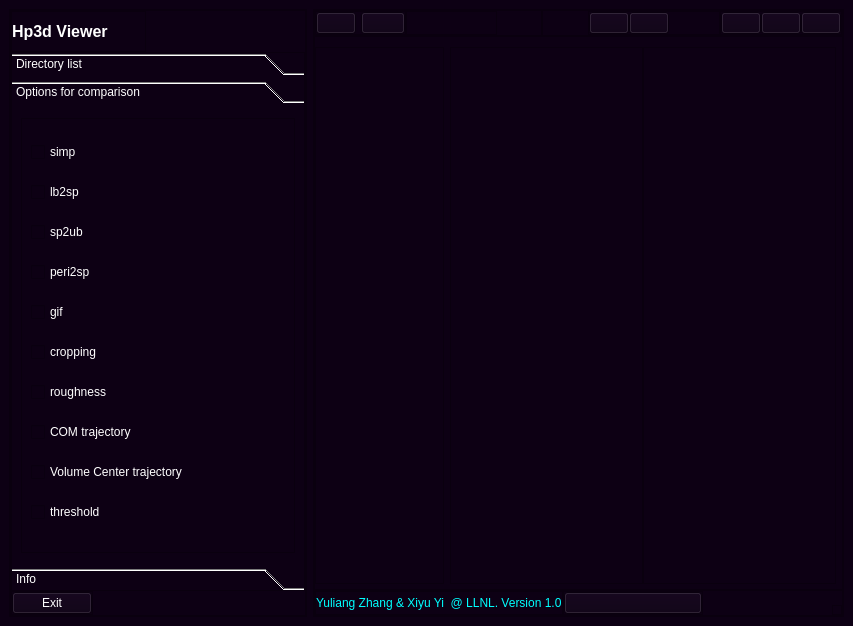
<?xml version="1.0" encoding="UTF-8"?>
<ui version="4.0">
 <class>MainWindow</class>
 <widget class="QMainWindow" name="MainWindow">
  <property name="geometry">
   <rect>
    <x>0</x>
    <y>0</y>
    <width>853</width>
    <height>626</height>
   </rect>
  </property>
  <property name="windowTitle">
   <string>MainWindow</string>
  </property>
  <property name="styleSheet">
   <string notr="true">background-color: rgb(13, 0, 20);</string>
  </property>
  <widget class="QWidget" name="centralwidget">
   <layout class="QHBoxLayout" name="horizontalLayout">
    <item>
     <widget class="QFrame" name="slide_menu_container">
      <property name="minimumSize">
       <size>
        <width>0</width>
        <height>0</height>
       </size>
      </property>
      <property name="maximumSize">
       <size>
        <width>500</width>
        <height>16777215</height>
       </size>
      </property>
      <property name="frameShape">
       <enum>QFrame::StyledPanel</enum>
      </property>
      <property name="frameShadow">
       <enum>QFrame::Raised</enum>
      </property>
      <layout class="QHBoxLayout" name="horizontalLayout_4">
       <property name="spacing">
        <number>0</number>
       </property>
       <property name="leftMargin">
        <number>0</number>
       </property>
       <property name="topMargin">
        <number>0</number>
       </property>
       <property name="rightMargin">
        <number>0</number>
       </property>
       <property name="bottomMargin">
        <number>0</number>
       </property>
       <item>
        <widget class="QFrame" name="frame_7">
         <property name="minimumSize">
          <size>
           <width>296</width>
           <height>0</height>
          </size>
         </property>
         <property name="maximumSize">
          <size>
           <width>16777215</width>
           <height>16777215</height>
          </size>
         </property>
         <property name="frameShape">
          <enum>QFrame::StyledPanel</enum>
         </property>
         <property name="frameShadow">
          <enum>QFrame::Raised</enum>
         </property>
         <layout class="QVBoxLayout" name="verticalLayout_4">
          <property name="spacing">
           <number>0</number>
          </property>
          <property name="leftMargin">
           <number>0</number>
          </property>
          <property name="topMargin">
           <number>0</number>
          </property>
          <property name="rightMargin">
           <number>0</number>
          </property>
          <property name="bottomMargin">
           <number>0</number>
          </property>
          <item alignment="Qt::AlignLeft|Qt::AlignTop">
           <widget class="QFrame" name="frame_8">
            <property name="frameShape">
             <enum>QFrame::StyledPanel</enum>
            </property>
            <property name="frameShadow">
             <enum>QFrame::Raised</enum>
            </property>
            <layout class="QHBoxLayout" name="horizontalLayout_7">
             <property name="spacing">
              <number>30</number>
             </property>
             <property name="leftMargin">
              <number>0</number>
             </property>
             <property name="topMargin">
              <number>10</number>
             </property>
             <property name="rightMargin">
              <number>0</number>
             </property>
             <property name="bottomMargin">
              <number>10</number>
             </property>
             <item>
              <widget class="QLabel" name="label_2">
               <property name="font">
                <font>
                 <pointsize>12</pointsize>
                 <weight>75</weight>
                 <bold>true</bold>
                 <kerning>true</kerning>
                </font>
               </property>
               <property name="toolTip">
                <string>&lt;html&gt;&lt;head/&gt;&lt;body&gt;&lt;p&gt;&lt;br/&gt;&lt;/p&gt;&lt;/body&gt;&lt;/html&gt;</string>
               </property>
               <property name="whatsThis">
                <string>&lt;html&gt;&lt;head/&gt;&lt;body&gt;&lt;p&gt;&lt;span style=&quot; color:#ffffff;&quot;&gt;sfsfs&lt;/span&gt;&lt;/p&gt;&lt;/body&gt;&lt;/html&gt;</string>
               </property>
               <property name="styleSheet">
                <string notr="true">color: rgb(255, 255, 255);</string>
               </property>
               <property name="text">
                <string>Hp3d Viewer</string>
               </property>
               <property name="textFormat">
                <enum>Qt::AutoText</enum>
               </property>
               <property name="scaledContents">
                <bool>false</bool>
               </property>
              </widget>
             </item>
             <item>
              <widget class="QLabel" name="label_3">
               <property name="text">
                <string/>
               </property>
               <property name="pixmap">
                <pixmap resource="icons.qrc">:/icons/icons/microscope.svg</pixmap>
               </property>
              </widget>
             </item>
            </layout>
           </widget>
          </item>
          <item>
           <widget class="QFrame" name="frame_9">
            <property name="sizePolicy">
             <sizepolicy hsizetype="Preferred" vsizetype="Expanding">
              <horstretch>0</horstretch>
              <verstretch>0</verstretch>
             </sizepolicy>
            </property>
            <property name="frameShape">
             <enum>QFrame::StyledPanel</enum>
            </property>
            <property name="frameShadow">
             <enum>QFrame::Raised</enum>
            </property>
            <layout class="QHBoxLayout" name="horizontalLayout_10">
             <property name="spacing">
              <number>0</number>
             </property>
             <property name="leftMargin">
              <number>0</number>
             </property>
             <property name="topMargin">
              <number>0</number>
             </property>
             <property name="rightMargin">
              <number>0</number>
             </property>
             <property name="bottomMargin">
              <number>0</number>
             </property>
             <item>
              <widget class="QToolBox" name="toolBox">
               <property name="autoFillBackground">
                <bool>false</bool>
               </property>
               <property name="styleSheet">
                <string notr="true">color: rgb(255, 255, 255);</string>
               </property>
               <property name="frameShadow">
                <enum>QFrame::Plain</enum>
               </property>
               <property name="lineWidth">
                <number>2</number>
               </property>
               <property name="currentIndex">
                <number>1</number>
               </property>
               <widget class="QWidget" name="page">
                <property name="geometry">
                 <rect>
                  <x>0</x>
                  <y>0</y>
                  <width>292</width>
                  <height>425</height>
                 </rect>
                </property>
                <property name="styleSheet">
                 <string notr="true"/>
                </property>
                <attribute name="icon">
                 <iconset resource="icons.qrc">
                  <normaloff>:/icons/icons/folder-plus.svg</normaloff>:/icons/icons/folder-plus.svg</iconset>
                </attribute>
                <attribute name="label">
                 <string>Directory list</string>
                </attribute>
                <layout class="QVBoxLayout" name="verticalLayout_5">
                 <property name="leftMargin">
                  <number>0</number>
                 </property>
                 <property name="topMargin">
                  <number>0</number>
                 </property>
                 <property name="rightMargin">
                  <number>0</number>
                 </property>
                 <property name="bottomMargin">
                  <number>0</number>
                 </property>
                 <item>
                  <widget class="QListWidget" name="dir_listWidget"/>
                 </item>
                 <item>
                  <widget class="QFrame" name="frame_11">
                   <property name="frameShape">
                    <enum>QFrame::StyledPanel</enum>
                   </property>
                   <property name="frameShadow">
                    <enum>QFrame::Raised</enum>
                   </property>
                   <layout class="QHBoxLayout" name="horizontalLayout_18">
                    <property name="spacing">
                     <number>0</number>
                    </property>
                    <property name="leftMargin">
                     <number>0</number>
                    </property>
                    <property name="topMargin">
                     <number>0</number>
                    </property>
                    <property name="rightMargin">
                     <number>0</number>
                    </property>
                    <property name="bottomMargin">
                     <number>0</number>
                    </property>
                    <item>
                     <widget class="QPushButton" name="get_dir_btn">
                      <property name="styleSheet">
                       <string notr="true">background-color: rgb(13, 0, 20);</string>
                      </property>
                      <property name="text">
                       <string>Get directory</string>
                      </property>
                      <property name="icon">
                       <iconset resource="icons.qrc">
                        <normaloff>:/icons/icons/folder-plus.svg</normaloff>:/icons/icons/folder-plus.svg</iconset>
                      </property>
                     </widget>
                    </item>
                    <item>
                     <widget class="QCheckBox" name="comparison">
                      <property name="text">
                       <string>Comparison</string>
                      </property>
                     </widget>
                    </item>
                    <item>
                     <widget class="QPushButton" name="clear_btn">
                      <property name="text">
                       <string>Clear</string>
                      </property>
                      <property name="icon">
                       <iconset resource="icons.qrc">
                        <normaloff>:/icons/icons/trash-2.svg</normaloff>:/icons/icons/trash-2.svg</iconset>
                      </property>
                     </widget>
                    </item>
                   </layout>
                  </widget>
                 </item>
                </layout>
               </widget>
               <widget class="QWidget" name="page_3">
                <property name="geometry">
                 <rect>
                  <x>0</x>
                  <y>0</y>
                  <width>292</width>
                  <height>425</height>
                 </rect>
                </property>
                <attribute name="icon">
                 <iconset resource="icons.qrc">
                  <normaloff>:/icons/icons/file-text.svg</normaloff>:/icons/icons/file-text.svg</iconset>
                </attribute>
                <attribute name="label">
                 <string>Options for comparison</string>
                </attribute>
                <layout class="QVBoxLayout" name="verticalLayout_2">
                 <item>
                  <widget class="QFrame" name="frame_12">
                   <property name="frameShape">
                    <enum>QFrame::StyledPanel</enum>
                   </property>
                   <property name="frameShadow">
                    <enum>QFrame::Raised</enum>
                   </property>
                   <layout class="QVBoxLayout" name="verticalLayout_6">
                    <item>
                     <widget class="QCheckBox" name="checkBox">
                      <property name="text">
                       <string>simp</string>
                      </property>
                     </widget>
                    </item>
                    <item>
                     <widget class="QCheckBox" name="lb2sp">
                      <property name="text">
                       <string>lb2sp</string>
                      </property>
                     </widget>
                    </item>
                    <item>
                     <widget class="QCheckBox" name="sp2ub">
                      <property name="text">
                       <string>sp2ub</string>
                      </property>
                     </widget>
                    </item>
                    <item>
                     <widget class="QCheckBox" name="peri2sp">
                      <property name="text">
                       <string>peri2sp</string>
                      </property>
                     </widget>
                    </item>
                    <item>
                     <widget class="QCheckBox" name="gif">
                      <property name="text">
                       <string>gif</string>
                      </property>
                     </widget>
                    </item>
                    <item>
                     <widget class="QCheckBox" name="cropping">
                      <property name="text">
                       <string>cropping</string>
                      </property>
                     </widget>
                    </item>
                    <item>
                     <widget class="QCheckBox" name="roughness">
                      <property name="text">
                       <string>roughness</string>
                      </property>
                     </widget>
                    </item>
                    <item>
                     <widget class="QCheckBox" name="COM_traj">
                      <property name="text">
                       <string>COM trajectory</string>
                      </property>
                     </widget>
                    </item>
                    <item>
                     <widget class="QCheckBox" name="volume_traj">
                      <property name="text">
                       <string>Volume Center trajectory</string>
                      </property>
                     </widget>
                    </item>
                    <item>
                     <widget class="QCheckBox" name="threshold">
                      <property name="text">
                       <string>threshold</string>
                      </property>
                     </widget>
                    </item>
                   </layout>
                  </widget>
                 </item>
                </layout>
               </widget>
               <widget class="QWidget" name="page_2">
                <property name="geometry">
                 <rect>
                  <x>0</x>
                  <y>0</y>
                  <width>292</width>
                  <height>425</height>
                 </rect>
                </property>
                <attribute name="icon">
                 <iconset resource="icons.qrc">
                  <normaloff>:/icons/icons/info.svg</normaloff>:/icons/icons/info.svg</iconset>
                </attribute>
                <attribute name="label">
                 <string>Info</string>
                </attribute>
                <layout class="QGridLayout" name="gridLayout">
                 <property name="leftMargin">
                  <number>0</number>
                 </property>
                 <property name="topMargin">
                  <number>0</number>
                 </property>
                 <property name="rightMargin">
                  <number>0</number>
                 </property>
                 <property name="bottomMargin">
                  <number>0</number>
                 </property>
                 <item row="0" column="0">
                  <widget class="QTableWidget" name="tableWidget"/>
                 </item>
                </layout>
               </widget>
              </widget>
             </item>
            </layout>
           </widget>
          </item>
          <item alignment="Qt::AlignLeft|Qt::AlignBottom">
           <widget class="QFrame" name="frame_10">
            <property name="frameShape">
             <enum>QFrame::StyledPanel</enum>
            </property>
            <property name="frameShadow">
             <enum>QFrame::Raised</enum>
            </property>
            <layout class="QHBoxLayout" name="horizontalLayout_8">
             <property name="spacing">
              <number>0</number>
             </property>
             <property name="leftMargin">
              <number>0</number>
             </property>
             <property name="topMargin">
              <number>0</number>
             </property>
             <property name="rightMargin">
              <number>0</number>
             </property>
             <property name="bottomMargin">
              <number>0</number>
             </property>
             <item>
              <widget class="QPushButton" name="exit_button">
               <property name="styleSheet">
                <string notr="true">color: rgb(255, 255, 255);</string>
               </property>
               <property name="text">
                <string>Exit</string>
               </property>
               <property name="icon">
                <iconset resource="icons.qrc">
                 <normaloff>:/icons/icons/external-link.svg</normaloff>:/icons/icons/external-link.svg</iconset>
               </property>
               <property name="iconSize">
                <size>
                 <width>32</width>
                 <height>23</height>
                </size>
               </property>
              </widget>
             </item>
            </layout>
           </widget>
          </item>
         </layout>
        </widget>
       </item>
      </layout>
     </widget>
    </item>
    <item>
     <widget class="QFrame" name="main_body">
      <property name="maximumSize">
       <size>
        <width>16777215</width>
        <height>16777215</height>
       </size>
      </property>
      <property name="frameShape">
       <enum>QFrame::StyledPanel</enum>
      </property>
      <property name="frameShadow">
       <enum>QFrame::Raised</enum>
      </property>
      <layout class="QVBoxLayout" name="verticalLayout">
       <property name="spacing">
        <number>0</number>
       </property>
       <property name="leftMargin">
        <number>0</number>
       </property>
       <property name="topMargin">
        <number>0</number>
       </property>
       <property name="rightMargin">
        <number>0</number>
       </property>
       <property name="bottomMargin">
        <number>0</number>
       </property>
       <item alignment="Qt::AlignTop">
        <widget class="QFrame" name="header_frame">
         <property name="styleSheet">
          <string notr="true">background-color: rgb(13, 0, 20);</string>
         </property>
         <property name="frameShape">
          <enum>QFrame::StyledPanel</enum>
         </property>
         <property name="frameShadow">
          <enum>QFrame::Raised</enum>
         </property>
         <layout class="QHBoxLayout" name="horizontalLayout_2">
          <property name="spacing">
           <number>0</number>
          </property>
          <property name="leftMargin">
           <number>0</number>
          </property>
          <property name="topMargin">
           <number>0</number>
          </property>
          <property name="rightMargin">
           <number>0</number>
          </property>
          <property name="bottomMargin">
           <number>0</number>
          </property>
          <item>
           <widget class="QFrame" name="frame_6">
            <property name="frameShape">
             <enum>QFrame::StyledPanel</enum>
            </property>
            <property name="frameShadow">
             <enum>QFrame::Raised</enum>
            </property>
            <layout class="QHBoxLayout" name="horizontalLayout_6">
             <property name="spacing">
              <number>0</number>
             </property>
             <property name="leftMargin">
              <number>0</number>
             </property>
             <property name="topMargin">
              <number>0</number>
             </property>
             <property name="rightMargin">
              <number>0</number>
             </property>
             <property name="bottomMargin">
              <number>0</number>
             </property>
             <item alignment="Qt::AlignLeft">
              <widget class="QPushButton" name="open_close_side_bar_btn">
               <property name="text">
                <string/>
               </property>
               <property name="icon">
                <iconset resource="icons.qrc">
                 <normaloff>:/icons/icons/align-left.svg</normaloff>:/icons/icons/align-left.svg</iconset>
               </property>
               <property name="iconSize">
                <size>
                 <width>20</width>
                 <height>20</height>
                </size>
               </property>
              </widget>
             </item>
             <item>
              <widget class="QPushButton" name="home">
               <property name="text">
                <string/>
               </property>
               <property name="icon">
                <iconset resource="icons.qrc">
                 <normaloff>:/icons/icons/home.svg</normaloff>:/icons/icons/home.svg</iconset>
               </property>
               <property name="iconSize">
                <size>
                 <width>20</width>
                 <height>20</height>
                </size>
               </property>
              </widget>
             </item>
            </layout>
           </widget>
          </item>
          <item>
           <widget class="QFrame" name="frame_13">
            <property name="frameShape">
             <enum>QFrame::StyledPanel</enum>
            </property>
            <property name="frameShadow">
             <enum>QFrame::Raised</enum>
            </property>
           </widget>
          </item>
          <item alignment="Qt::AlignHCenter">
           <widget class="QFrame" name="frame_3">
            <property name="sizePolicy">
             <sizepolicy hsizetype="Expanding" vsizetype="Preferred">
              <horstretch>0</horstretch>
              <verstretch>0</verstretch>
             </sizepolicy>
            </property>
            <property name="maximumSize">
             <size>
              <width>16777215</width>
              <height>16777215</height>
             </size>
            </property>
            <property name="frameShape">
             <enum>QFrame::StyledPanel</enum>
            </property>
            <property name="frameShadow">
             <enum>QFrame::Raised</enum>
            </property>
            <layout class="QHBoxLayout" name="horizontalLayout_12">
             <property name="spacing">
              <number>0</number>
             </property>
             <property name="leftMargin">
              <number>0</number>
             </property>
             <property name="topMargin">
              <number>0</number>
             </property>
             <property name="rightMargin">
              <number>0</number>
             </property>
             <property name="bottomMargin">
              <number>0</number>
             </property>
            </layout>
           </widget>
          </item>
          <item>
           <widget class="QFrame" name="frame_2">
            <property name="sizePolicy">
             <sizepolicy hsizetype="Preferred" vsizetype="Preferred">
              <horstretch>0</horstretch>
              <verstretch>0</verstretch>
             </sizepolicy>
            </property>
            <property name="frameShape">
             <enum>QFrame::StyledPanel</enum>
            </property>
            <property name="frameShadow">
             <enum>QFrame::Raised</enum>
            </property>
            <layout class="QHBoxLayout" name="horizontalLayout_11">
             <property name="spacing">
              <number>0</number>
             </property>
             <property name="leftMargin">
              <number>0</number>
             </property>
             <property name="topMargin">
              <number>0</number>
             </property>
             <property name="rightMargin">
              <number>50</number>
             </property>
             <property name="bottomMargin">
              <number>0</number>
             </property>
             <item>
              <widget class="QPushButton" name="raw_img_btn">
               <property name="styleSheet">
                <string notr="true">color: rgb(255, 255, 255);</string>
               </property>
               <property name="text">
                <string/>
               </property>
               <property name="icon">
                <iconset resource="icons.qrc">
                 <normaloff>:/icons/icons/chevron-down.svg</normaloff>:/icons/icons/chevron-down.svg</iconset>
               </property>
               <property name="iconSize">
                <size>
                 <width>20</width>
                 <height>20</height>
                </size>
               </property>
              </widget>
             </item>
             <item>
              <widget class="QPushButton" name="two_columns">
               <property name="styleSheet">
                <string notr="true">color: rgb(255, 255, 255);</string>
               </property>
               <property name="text">
                <string/>
               </property>
               <property name="icon">
                <iconset resource="icons.qrc">
                 <normaloff>:/icons/icons/chevrons-down.svg</normaloff>:/icons/icons/chevrons-down.svg</iconset>
               </property>
               <property name="iconSize">
                <size>
                 <width>20</width>
                 <height>20</height>
                </size>
               </property>
              </widget>
             </item>
            </layout>
           </widget>
          </item>
          <item alignment="Qt::AlignRight|Qt::AlignTop">
           <widget class="QFrame" name="frame">
            <property name="frameShape">
             <enum>QFrame::StyledPanel</enum>
            </property>
            <property name="frameShadow">
             <enum>QFrame::Raised</enum>
            </property>
            <layout class="QHBoxLayout" name="horizontalLayout_5">
             <property name="spacing">
              <number>0</number>
             </property>
             <property name="leftMargin">
              <number>0</number>
             </property>
             <property name="topMargin">
              <number>0</number>
             </property>
             <property name="rightMargin">
              <number>0</number>
             </property>
             <property name="bottomMargin">
              <number>0</number>
             </property>
             <item alignment="Qt::AlignRight|Qt::AlignTop">
              <widget class="QPushButton" name="minimize_window_button">
               <property name="text">
                <string/>
               </property>
               <property name="icon">
                <iconset resource="icons.qrc">
                 <normaloff>:/icons/icons/arrow-down-left.svg</normaloff>:/icons/icons/arrow-down-left.svg</iconset>
               </property>
              </widget>
             </item>
             <item alignment="Qt::AlignRight|Qt::AlignTop">
              <widget class="QPushButton" name="restore_window_button">
               <property name="text">
                <string/>
               </property>
               <property name="icon">
                <iconset resource="icons.qrc">
                 <normaloff>:/icons/icons/maximize-2.svg</normaloff>:/icons/icons/maximize-2.svg</iconset>
               </property>
              </widget>
             </item>
             <item alignment="Qt::AlignRight|Qt::AlignTop">
              <widget class="QPushButton" name="close_window_button">
               <property name="text">
                <string/>
               </property>
               <property name="icon">
                <iconset resource="icons.qrc">
                 <normaloff>:/icons/icons/x.svg</normaloff>:/icons/icons/x.svg</iconset>
               </property>
              </widget>
             </item>
            </layout>
           </widget>
          </item>
         </layout>
        </widget>
       </item>
       <item>
        <widget class="QFrame" name="main_body_contents">
         <property name="sizePolicy">
          <sizepolicy hsizetype="Preferred" vsizetype="Expanding">
           <horstretch>0</horstretch>
           <verstretch>0</verstretch>
          </sizepolicy>
         </property>
         <property name="styleSheet">
          <string notr="true">background-color: rgb(13, 0, 20);</string>
         </property>
         <property name="frameShape">
          <enum>QFrame::StyledPanel</enum>
         </property>
         <property name="frameShadow">
          <enum>QFrame::Raised</enum>
         </property>
         <layout class="QHBoxLayout" name="horizontalLayout_13">
          <property name="leftMargin">
           <number>0</number>
          </property>
          <property name="topMargin">
           <number>10</number>
          </property>
          <property name="rightMargin">
           <number>0</number>
          </property>
          <property name="bottomMargin">
           <number>5</number>
          </property>
          <item>
           <widget class="QWidget" name="thumbnail_Widget" native="true">
            <property name="maximumSize">
             <size>
              <width>16777215</width>
              <height>16777215</height>
             </size>
            </property>
            <layout class="QHBoxLayout" name="horizontalLayout_15">
             <property name="spacing">
              <number>0</number>
             </property>
             <property name="leftMargin">
              <number>0</number>
             </property>
             <property name="topMargin">
              <number>0</number>
             </property>
             <property name="rightMargin">
              <number>0</number>
             </property>
             <property name="bottomMargin">
              <number>0</number>
             </property>
             <item>
              <widget class="QListWidget" name="thumbnail">
               <property name="maximumSize">
                <size>
                 <width>16777215</width>
                 <height>16777215</height>
                </size>
               </property>
              </widget>
             </item>
            </layout>
           </widget>
          </item>
          <item>
           <widget class="QCustomSlideMenu" name="compare_samples" native="true">
            <layout class="QHBoxLayout" name="horizontalLayout_17">
             <property name="spacing">
              <number>0</number>
             </property>
             <property name="leftMargin">
              <number>0</number>
             </property>
             <property name="topMargin">
              <number>0</number>
             </property>
             <property name="rightMargin">
              <number>0</number>
             </property>
             <property name="bottomMargin">
              <number>0</number>
             </property>
             <item>
              <widget class="QListWidget" name="sample1"/>
             </item>
             <item>
              <widget class="QListWidget" name="sample2"/>
             </item>
            </layout>
           </widget>
          </item>
          <item>
           <widget class="QCustomSlideMenu" name="raw_img_widget" native="true">
            <property name="maximumSize">
             <size>
              <width>0</width>
              <height>16777215</height>
             </size>
            </property>
            <layout class="QHBoxLayout" name="horizontalLayout_16">
             <property name="spacing">
              <number>0</number>
             </property>
             <property name="leftMargin">
              <number>0</number>
             </property>
             <property name="topMargin">
              <number>0</number>
             </property>
             <property name="rightMargin">
              <number>0</number>
             </property>
             <property name="bottomMargin">
              <number>0</number>
             </property>
             <item>
              <widget class="QLabel" name="plot_img">
               <property name="text">
                <string/>
               </property>
              </widget>
             </item>
            </layout>
           </widget>
          </item>
         </layout>
        </widget>
       </item>
       <item alignment="Qt::AlignBottom">
        <widget class="QFrame" name="footer">
         <property name="frameShape">
          <enum>QFrame::StyledPanel</enum>
         </property>
         <property name="frameShadow">
          <enum>QFrame::Raised</enum>
         </property>
         <layout class="QHBoxLayout" name="horizontalLayout_3">
          <property name="spacing">
           <number>0</number>
          </property>
          <property name="leftMargin">
           <number>0</number>
          </property>
          <property name="topMargin">
           <number>0</number>
          </property>
          <property name="rightMargin">
           <number>0</number>
          </property>
          <property name="bottomMargin">
           <number>0</number>
          </property>
          <item>
           <widget class="QFrame" name="frame_4">
            <property name="frameShape">
             <enum>QFrame::StyledPanel</enum>
            </property>
            <property name="frameShadow">
             <enum>QFrame::Raised</enum>
            </property>
            <layout class="QVBoxLayout" name="verticalLayout_3">
             <property name="spacing">
              <number>0</number>
             </property>
             <property name="leftMargin">
              <number>0</number>
             </property>
             <property name="topMargin">
              <number>0</number>
             </property>
             <property name="rightMargin">
              <number>0</number>
             </property>
             <property name="bottomMargin">
              <number>0</number>
             </property>
             <item>
              <widget class="QLabel" name="label">
               <property name="styleSheet">
                <string notr="true">color: rgb(0, 255, 255);</string>
               </property>
               <property name="text">
                <string>Yuliang Zhang &amp; Xiyu Yi  @ LLNL. Version 1.0</string>
               </property>
              </widget>
             </item>
            </layout>
           </widget>
          </item>
          <item alignment="Qt::AlignBottom">
           <widget class="QFrame" name="frame_5">
            <property name="frameShape">
             <enum>QFrame::StyledPanel</enum>
            </property>
            <property name="frameShadow">
             <enum>QFrame::Raised</enum>
            </property>
            <layout class="QHBoxLayout" name="horizontalLayout_9">
             <property name="spacing">
              <number>0</number>
             </property>
             <property name="leftMargin">
              <number>0</number>
             </property>
             <property name="topMargin">
              <number>0</number>
             </property>
             <property name="rightMargin">
              <number>0</number>
             </property>
             <property name="bottomMargin">
              <number>0</number>
             </property>
             <item>
              <widget class="QPushButton" name="about_btn">
               <property name="text">
                <string/>
               </property>
               <property name="icon">
                <iconset resource="icons.qrc">
                 <normaloff>:/icons/icons/help-circle.svg</normaloff>:/icons/icons/help-circle.svg</iconset>
               </property>
               <property name="iconSize">
                <size>
                 <width>20</width>
                 <height>20</height>
                </size>
               </property>
              </widget>
             </item>
            </layout>
           </widget>
          </item>
          <item alignment="Qt::AlignRight|Qt::AlignBottom">
           <widget class="QFrame" name="size_grip">
            <property name="minimumSize">
             <size>
              <width>10</width>
              <height>10</height>
             </size>
            </property>
            <property name="maximumSize">
             <size>
              <width>10</width>
              <height>10</height>
             </size>
            </property>
            <property name="frameShape">
             <enum>QFrame::StyledPanel</enum>
            </property>
            <property name="frameShadow">
             <enum>QFrame::Raised</enum>
            </property>
           </widget>
          </item>
         </layout>
        </widget>
       </item>
      </layout>
     </widget>
    </item>
   </layout>
  </widget>
 </widget>
 <customwidgets>
  <customwidget>
   <class>QCustomSlideMenu</class>
   <extends>QWidget</extends>
   <header location="global">Custom_Widgets.Widgets.h</header>
   <container>1</container>
  </customwidget>
 </customwidgets>
 <resources>
  <include location="icons.qrc"/>
 </resources>
 <connections/>
</ui>
